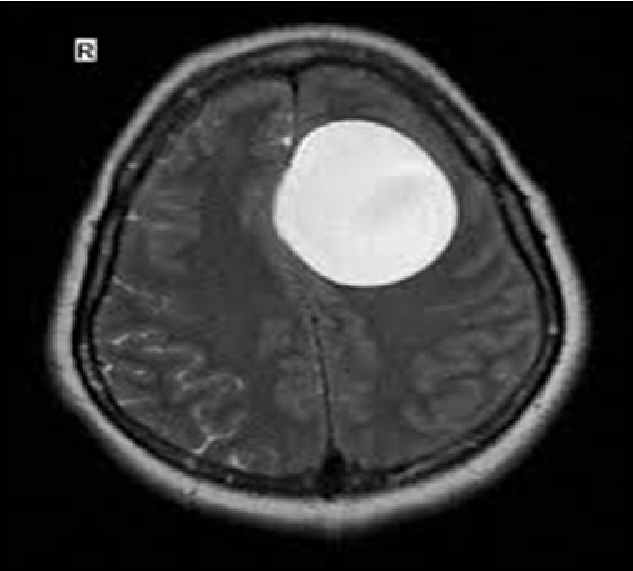
#> input picture Brain Tumor Segmentation/sample_image.PNG, 633 x 571 px, found by its file name
$ jupyter execute 'Brain Tumor Segmentation (K means clustering).ipynb'
#> lines starting #> are read from the running program, lines starting #| are printed output that depends on the picture
[cell 1]
import cv2
import numpy as np
import matplotlib.pyplot as plt

[cell 2]
image = cv2.imread('C:/Users/ADMIN/Desktop/Image_Processing/sample_image.png')
#> image is the input picture: shape (571, 633, 3); min 0, max 255, mean 52.5

[cell 3]
plt.imshow(image)
plt.show()

[cell 4]
#converting the original img to rgb
image = cv2.cvtColor(image, cv2.COLOR_BGR2RGB)

[cell 5]
#Transform image into 'data'
pixel_values = image.reshape((-1, 3))

pixel_values = np.float32(pixel_values)

[cell 6]
print(pixel_values.shape)
#| (361443, 3)

[cell 7]
 # Define the algorithm termination criteria (the maximum number of iterations and/or the desired accuracy)
    # In this case the maximum number of iterations is set to 100 and epsilon = 0.2
criteria = (cv2.TERM_CRITERIA_EPS + cv2.TERM_CRITERIA_MAX_ITER, 100, 0.2)

[cell 8]
#Apply K-means clustering algorithm
k = 3
_, labels, (centers) = cv2.kmeans(pixel_values, k, None, criteria, 10, cv2.KMEANS_RANDOM_CENTERS)
#> centers = [[69.61, 69.61, 69.61], [195.6, 195.6, 195.6], [4.7, 4.7, 4.7]]

[cell 9]
# At this point we can make the image with k colors
    # Convert center to uint8
centers = np.uint8(centers)
#> centers = [[69, 69, 69], [195, 195, 195], [4, 4, 4]]

# Replace pixel values with their center value
labels = labels.flatten()

[cell 10]
segmented_image = centers[labels.flatten()]

[cell 11]
segmented_image = segmented_image.reshape(image.shape)
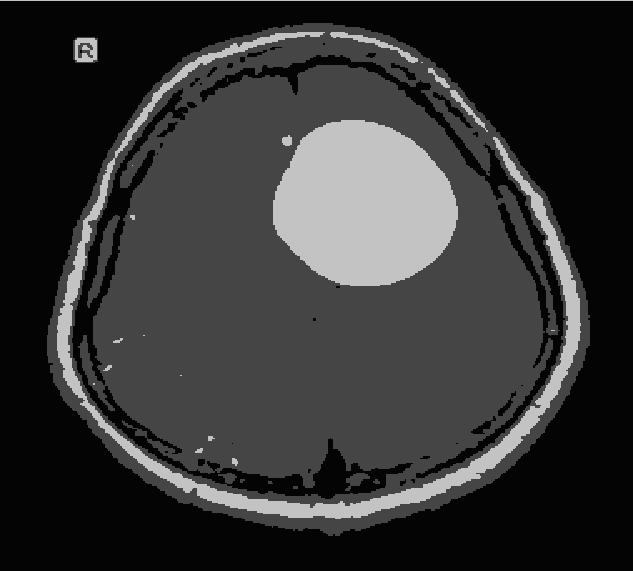
#> segmented_image: shape (571, 633, 3); min 4, max 195, mean 51.8

plt.imshow(segmented_image)
plt.show()

[cell 12]
masked_image = np.copy(image)
# convert to the shape of a vector of pixel values
masked_image = masked_image.reshape((-1, 3))
# color (i.e cluster) to disable
cluster = 2
masked_image[labels == cluster] = [0, 0, 0]
# convert back to original shape
masked_image = masked_image.reshape(image.shape)
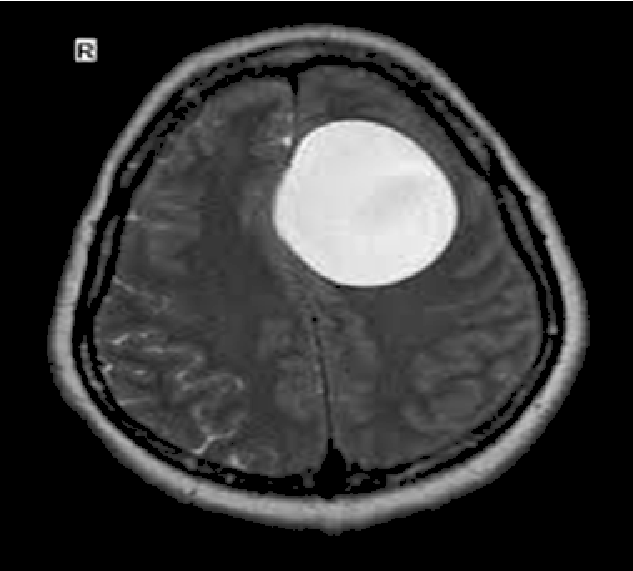
#> masked_image: shape (571, 633, 3); min 0, max 255, mean 50.2
# show the image
plt.imshow(masked_image)
plt.show()
